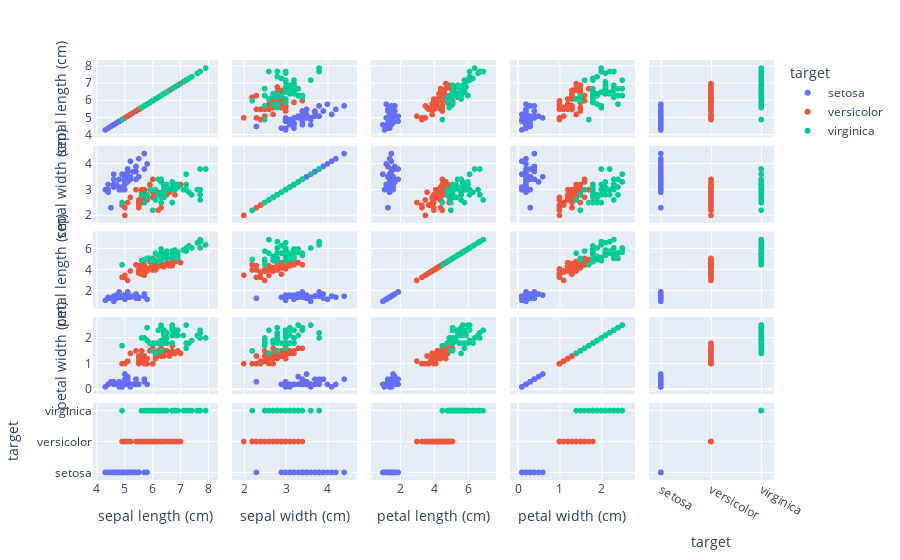

Source (notebook cell):
### Code cell
# make scatter matrix
px.scatter_matrix(df, color="target")

### Figure 1 — Plotly figure (JSON) as saved in the notebook; plotly's stock layout.template omitted (floating-point values rounded to 4 significant figures)
{"data": [{"dimensions": [{"axis": {"matches": true}, "label": "sepal length (cm)", "values": [5.1, 4.9, 4.7, 4.6, 5, 5.4, 4.6, 5, 4.4, 4.9, 5.4, 4.8, 4.8, 4.3, 5.8, 5.7, 5.4, 5.1, 5.7, 5.1, 5.4, 5.1, 4.6, 5.1, 4.8, 5, 5, 5.2, 5.2, 4.7, 4.8, 5.4, 5.2, 5.5, 4.9, 5, 5.5, 4.9, 4.4, 5.1, 5, 4.5, 4.4, 5, 5.1, 4.8, 5.1, 4.6, 5.3, 5]}, {"axis": {"matches": true}, "label": "sepal width (cm)", "values": [3.5, 3, 3.2, 3.1, 3.6, 3.9, 3.4, 3.4, 2.9, 3.1, 3.7, 3.4, 3, 3, 4, 4.4, 3.9, 3.5, 3.8, 3.8, 3.4, 3.7, 3.6, 3.3, 3.4, 3, 3.4, 3.5, 3.4, 3.2, 3.1, 3.4, 4.1, 4.2, 3.1, 3.2, 3.5, 3.6, 3, 3.4, 3.5, 2.3, 3.2, 3.5, 3.8, 3, 3.8, 3.2, 3.7, 3.3]}, {"axis": {"matches": true}, "label": "petal length (cm)", "values": [1.4, 1.4, 1.3, 1.5, 1.4, 1.7, 1.4, 1.5, 1.4, 1.5, 1.5, 1.6, 1.4, 1.1, 1.2, 1.5, 1.3, 1.4, 1.7, 1.5, 1.7, 1.5, 1, 1.7, 1.9, 1.6, 1.6, 1.5, 1.4, 1.6, 1.6, 1.5, 1.5, 1.4, 1.5, 1.2, 1.3, 1.4, 1.3, 1.5, 1.3, 1.3, 1.3, 1.6, 1.9, 1.4, 1.6, 1.4, 1.5, 1.4]}, {"axis": {"matches": true}, "label": "petal width (cm)", "values": [0.2, 0.2, 0.2, 0.2, 0.2, 0.4, 0.3, 0.2, 0.2, 0.1, 0.2, 0.2, 0.1, 0.1, 0.2, 0.4, 0.4, 0.3, 0.3, 0.3, 0.2, 0.4, 0.2, 0.5, 0.2, 0.2, 0.4, 0.2, 0.2, 0.2, 0.2, 0.4, 0.1, 0.2, 0.2, 0.2, 0.2, 0.1, 0.2, 0.2, 0.3, 0.3, 0.2, 0.6, 0.4, 0.3, 0.2, 0.2, 0.2, 0.2]}, {"axis": {"matches": true}, "label": "target", "values": ["setosa", "setosa", "setosa", "setosa", "setosa", "setosa", "setosa", "setosa", "setosa", "setosa", "setosa", "setosa", "setosa", "setosa", "setosa", "setosa", "setosa", "setosa", "setosa", "setosa", "setosa", "setosa", "setosa", "setosa", "setosa", "setosa", "setosa", "setosa", "setosa", "setosa", "setosa", "setosa", "setosa", "setosa", "setosa", "setosa", "setosa", "setosa", "setosa", "setosa", "setosa", "setosa", "setosa", "setosa", "setosa", "setosa", "setosa", "setosa", "setosa", "setosa"]}], "hovertemplate": "target=setosa<br>%{xaxis.title.text}=%{x}<br>%{yaxis.title.text}=%{y}<extra></extra>", "legendgroup": "setosa", "marker": {"color": "#636efa", "symbol": "circle"}, "name": "setosa", "showlegend": true, "type": "splom"}, {"dimensions": [{"axis": {"matches": true}, "label": "sepal length (cm)", "values": [7, 6.4, 6.9, 5.5, 6.5, 5.7, 6.3, 4.9, 6.6, 5.2, 5, 5.9, 6, 6.1, 5.6, 6.7, 5.6, 5.8, 6.2, 5.6, 5.9, 6.1, 6.3, 6.1, 6.4, 6.6, 6.8, 6.7, 6, 5.7, 5.5, 5.5, 5.8, 6, 5.4, 6, 6.7, 6.3, 5.6, 5.5, 5.5, 6.1, 5.8, 5, 5.6, 5.7, 5.7, 6.2, 5.1, 5.7]}, {"axis": {"matches": true}, "label": "sepal width (cm)", "values": [3.2, 3.2, 3.1, 2.3, 2.8, 2.8, 3.3, 2.4, 2.9, 2.7, 2, 3, 2.2, 2.9, 2.9, 3.1, 3, 2.7, 2.2, 2.5, 3.2, 2.8, 2.5, 2.8, 2.9, 3, 2.8, 3, 2.9, 2.6, 2.4, 2.4, 2.7, 2.7, 3, 3.4, 3.1, 2.3, 3, 2.5, 2.6, 3, 2.6, 2.3, 2.7, 3, 2.9, 2.9, 2.5, 2.8]}, {"axis": {"matches": true}, "label": "petal length (cm)", "values": [4.7, 4.5, 4.9, 4, 4.6, 4.5, 4.7, 3.3, 4.6, 3.9, 3.5, 4.2, 4, 4.7, 3.6, 4.4, 4.5, 4.1, 4.5, 3.9, 4.8, 4, 4.9, 4.7, 4.3, 4.4, 4.8, 5, 4.5, 3.5, 3.8, 3.7, 3.9, 5.1, 4.5, 4.5, 4.7, 4.4, 4.1, 4, 4.4, 4.6, 4, 3.3, 4.2, 4.2, 4.2, 4.3, 3, 4.1]}, {"axis": {"matches": true}, "label": "petal width (cm)", "values": [1.4, 1.5, 1.5, 1.3, 1.5, 1.3, 1.6, 1, 1.3, 1.4, 1, 1.5, 1, 1.4, 1.3, 1.4, 1.5, 1, 1.5, 1.1, 1.8, 1.3, 1.5, 1.2, 1.3, 1.4, 1.4, 1.7, 1.5, 1, 1.1, 1, 1.2, 1.6, 1.5, 1.6, 1.5, 1.3, 1.3, 1.3, 1.2, 1.4, 1.2, 1, 1.3, 1.2, 1.3, 1.3, 1.1, 1.3]}, {"axis": {"matches": true}, "label": "target", "values": ["versicolor", "versicolor", "versicolor", "versicolor", "versicolor", "versicolor", "versicolor", "versicolor", "versicolor", "versicolor", "versicolor", "versicolor", "versicolor", "versicolor", "versicolor", "versicolor", "versicolor", "versicolor", "versicolor", "versicolor", "versicolor", "versicolor", "versicolor", "versicolor", "versicolor", "versicolor", "versicolor", "versicolor", "versicolor", "versicolor", "versicolor", "versicolor", "versicolor", "versicolor", "versicolor", "versicolor", "versicolor", "versicolor", "versicolor", "versicolor", "versicolor", "versicolor", "versicolor", "versicolor", "versicolor", "versicolor", "versicolor", "versicolor", "versicolor", "versicolor"]}], "hovertemplate": "target=versicolor<br>%{xaxis.title.text}=%{x}<br>%{yaxis.title.text}=%{y}<extra></extra>", "legendgroup": "versicolor", "marker": {"color": "#EF553B", "symbol": "circle"}, "name": "versicolor", "showlegend": true, "type": "splom"}, {"dimensions": [{"axis": {"matches": true}, "label": "sepal length (cm)", "values": [6.3, 5.8, 7.1, 6.3, 6.5, 7.6, 4.9, 7.3, 6.7, 7.2, 6.5, 6.4, 6.8, 5.7, 5.8, 6.4, 6.5, 7.7, 7.7, 6, 6.9, 5.6, 7.7, 6.3, 6.7, 7.2, 6.2, 6.1, 6.4, 7.2, 7.4, 7.9, 6.4, 6.3, 6.1, 7.7, 6.3, 6.4, 6, 6.9, 6.7, 6.9, 5.8, 6.8, 6.7, 6.7, 6.3, 6.5, 6.2, 5.9]}, {"axis": {"matches": true}, "label": "sepal width (cm)", "values": [3.3, 2.7, 3, 2.9, 3, 3, 2.5, 2.9, 2.5, 3.6, 3.2, 2.7, 3, 2.5, 2.8, 3.2, 3, 3.8, 2.6, 2.2, 3.2, 2.8, 2.8, 2.7, 3.3, 3.2, 2.8, 3, 2.8, 3, 2.8, 3.8, 2.8, 2.8, 2.6, 3, 3.4, 3.1, 3, 3.1, 3.1, 3.1, 2.7, 3.2, 3.3, 3, 2.5, 3, 3.4, 3]}, {"axis": {"matches": true}, "label": "petal length (cm)", "values": [6, 5.1, 5.9, 5.6, 5.8, 6.6, 4.5, 6.3, 5.8, 6.1, 5.1, 5.3, 5.5, 5, 5.1, 5.3, 5.5, 6.7, 6.9, 5, 5.7, 4.9, 6.7, 4.9, 5.7, 6, 4.8, 4.9, 5.6, 5.8, 6.1, 6.4, 5.6, 5.1, 5.6, 6.1, 5.6, 5.5, 4.8, 5.4, 5.6, 5.1, 5.1, 5.9, 5.7, 5.2, 5, 5.2, 5.4, 5.1]}, {"axis": {"matches": true}, "label": "petal width (cm)", "values": [2.5, 1.9, 2.1, 1.8, 2.2, 2.1, 1.7, 1.8, 1.8, 2.5, 2, 1.9, 2.1, 2, 2.4, 2.3, 1.8, 2.2, 2.3, 1.5, 2.3, 2, 2, 1.8, 2.1, 1.8, 1.8, 1.8, 2.1, 1.6, 1.9, 2, 2.2, 1.5, 1.4, 2.3, 2.4, 1.8, 1.8, 2.1, 2.4, 2.3, 1.9, 2.3, 2.5, 2.3, 1.9, 2, 2.3, 1.8]}, {"axis": {"matches": true}, "label": "target", "values": ["virginica", "virginica", "virginica", "virginica", "virginica", "virginica", "virginica", "virginica", "virginica", "virginica", "virginica", "virginica", "virginica", "virginica", "virginica", "virginica", "virginica", "virginica", "virginica", "virginica", "virginica", "virginica", "virginica", "virginica", "virginica", "virginica", "virginica", "virginica", "virginica", "virginica", "virginica", "virginica", "virginica", "virginica", "virginica", "virginica", "virginica", "virginica", "virginica", "virginica", "virginica", "virginica", "virginica", "virginica", "virginica", "virginica", "virginica", "virginica", "virginica", "virginica"]}], "hovertemplate": "target=virginica<br>%{xaxis.title.text}=%{x}<br>%{yaxis.title.text}=%{y}<extra></extra>", "legendgroup": "virginica", "marker": {"color": "#00cc96", "symbol": "circle"}, "name": "virginica", "showlegend": true, "type": "splom"}], "layout": {"dragmode": "select", "legend": {"title": {"text": "target"}, "tracegroupgap": 0}, "margin": {"t": 60}}}
